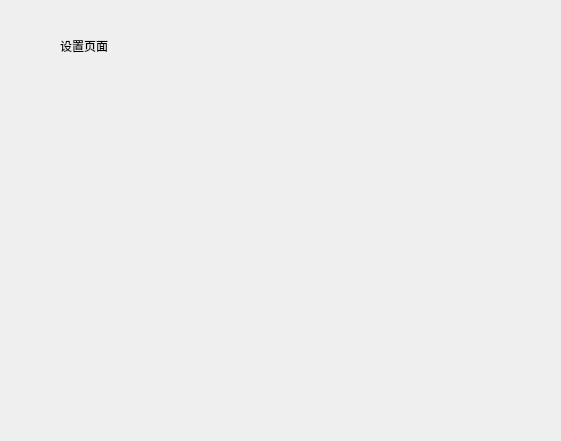
<?xml version="1.0" encoding="UTF-8"?>
<ui version="4.0">
 <class>SettingPage</class>
 <widget class="QWidget" name="SettingPage">
  <property name="geometry">
   <rect>
    <x>0</x>
    <y>0</y>
    <width>561</width>
    <height>441</height>
   </rect>
  </property>
  <property name="windowTitle">
   <string>Form</string>
  </property>
  <widget class="QLabel" name="label">
   <property name="geometry">
    <rect>
     <x>60</x>
     <y>30</y>
     <width>61</width>
     <height>31</height>
    </rect>
   </property>
   <property name="text">
    <string>设置页面</string>
   </property>
  </widget>
 </widget>
 <resources/>
 <connections/>
</ui>
